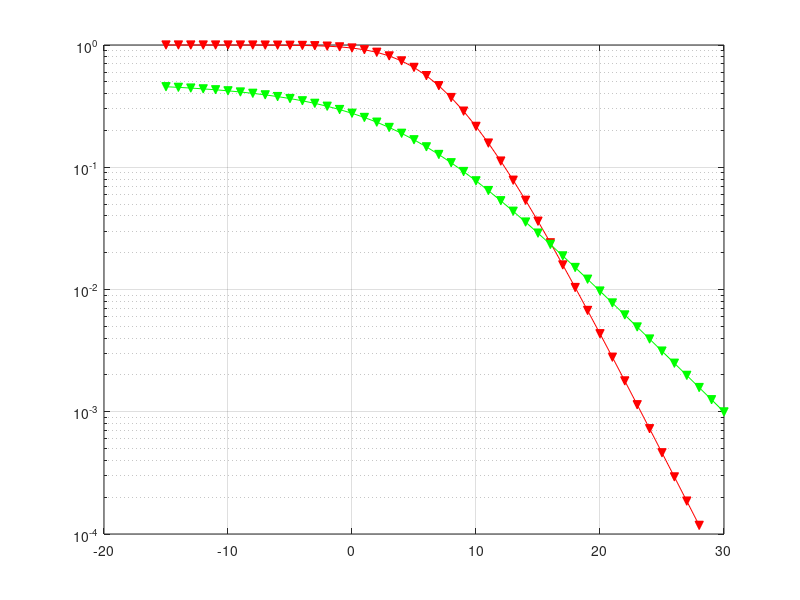

Write the MATLAB code that produced this figure. (Note: this script raises an error after producing the figure.)
clear;
 groupLen = 20;
 groupErrAllowed = 1;




% % BPSK
% snrArr = -15:1:24;

% p0 = 10.^(snrArr./10); 
% 
% BER = 0.5*(1 - sqrt((p0./(p0 + 1))));
% 
% col = "blue";
% figure;
% semilogy(snrArr, BER, 'Marker', 'v', 'Color', col, 'MarkerEdgeColor', col, 'MarkerFaceColor', col);
% hold on;
% grid on;
% xlabel("SNR, dB");
% ylabel("BER");

% QPSK
snrArr = -15:1:28;
p0 = 10.^(snrArr./10);
BER = 0.5*(1 - sqrt(((0.5 * p0)./(0.5 * p0 + 1))));

for id = 0:groupErrAllowed
   C(id + 1) = nchoosek(groupLen, id);
end
blockOk = C .* BER.'.^(0:groupErrAllowed) .* (1 - BER.').^(groupLen:-1:(groupLen - groupErrAllowed));
blockOk = [blockOk, zeros(1,length(BER)).'];
blockOk = sum(blockOk.');
BLER = 1 - blockOk;
col = "red";
semilogy(snrArr, BLER, 'Marker', 'v', 'Color', col, 'MarkerEdgeColor', col, 'MarkerFaceColor', col);
hold on; grid on;


%8PSK
snrArr = -15:1:30;
p0 = 10.^(snrArr./10);
BER = 0.5*(1 - sqrt(((1/4 * p0)./(1/4 * p0 + 1))));

col = "green";
semilogy(snrArr, BER, 'Marker', 'v', 'Color', col, 'MarkerEdgeColor', col, 'MarkerFaceColor', col);

%16QAM
snrArr = -15:1:34;
p0 = 10.^(snrArr./10);
BER = 3/4 .* func(1/5 .* p0) + 1/2 .* func(9/5 .* p0) - 1/4 .* func(5 .* p0);

col = "black";
semilogy(snrArr, BER, 'Marker', 'v', 'Color', col, 'MarkerEdgeColor', col, 'MarkerFaceColor', col);


%64QAM
snrArr = -15:1:40;
p0 = 10.^(snrArr./10);
BER = 7/12 .* func(1/21 .* p0) + 1/2 .* func(3/7 .* p0) - 1/12 .* func(21/21 .* p0) + 1/12 .* func(81/21 .* p0) - 1/12 .* func(13/12 .* p0);
  
col = "green";
semilogy(snrArr, BER, 'Marker', 'v', 'Color', col, 'MarkerEdgeColor', col, 'MarkerFaceColor', col);
legend('BPSK', 'QPSK', '8PSK', '16QAM', '64QAM');
